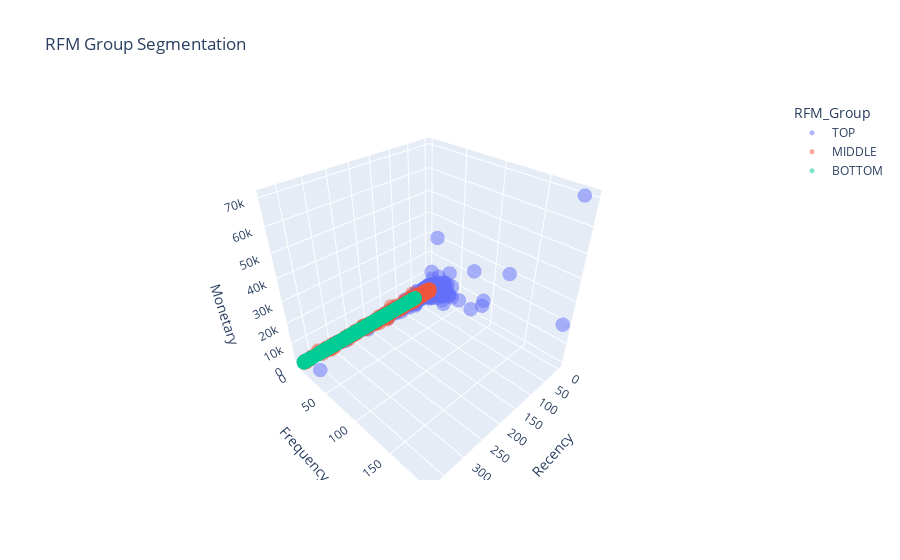

This figure's notebook cell:
### Markdown cell above
- As we see the Top group have the most Monetary Mean value which is the main profit.
- The bottom is the customer almost lost wherer the Recency mean is too high.

### Code cell
fig = px.scatter_3d(df_RFM, x='Recency', y='Frequency', z='Monetary',
                    color = 'RFM_Group', opacity=0.5, title = "RFM Group Segmentation")
fig.update_traces(marker=dict(size=5),
                  
                  selector=dict(mode='markers'))
fig.show()

### Figure 1 — Plotly figure (JSON) as saved in the notebook; plotly's stock layout.template omitted (floating-point values rounded to 4 significant figures; data arrays with more than 128 entries replaced by an {"elided": "..."} marker saying what was removed)
{"data": [{"hovertemplate": "RFM_Group=TOP<br>Recency=%{x}<br>Frequency=%{y}<br>Monetary=%{z}<extra></extra>", "legendgroup": "TOP", "marker": {"color": "#636efa", "opacity": 0.5, "size": 5, "symbol": "circle"}, "mode": "markers", "name": "TOP", "scene": "scene", "showlegend": true, "type": "scatter3d", "x": {"elided": "1583 int values"}, "y": {"elided": "1583 int values"}, "z": {"elided": "1583 float values"}}, {"hovertemplate": "RFM_Group=MIDDLE<br>Recency=%{x}<br>Frequency=%{y}<br>Monetary=%{z}<extra></extra>", "legendgroup": "MIDDLE", "marker": {"color": "#EF553B", "opacity": 0.5, "size": 5, "symbol": "circle"}, "mode": "markers", "name": "MIDDLE", "scene": "scene", "showlegend": true, "type": "scatter3d", "x": {"elided": "1814 int values"}, "y": {"elided": "1814 int values"}, "z": {"elided": "1814 float values"}}, {"hovertemplate": "RFM_Group=BOTTOM<br>Recency=%{x}<br>Frequency=%{y}<br>Monetary=%{z}<extra></extra>", "legendgroup": "BOTTOM", "marker": {"color": "#00cc96", "opacity": 0.5, "size": 5, "symbol": "circle"}, "mode": "markers", "name": "BOTTOM", "scene": "scene", "showlegend": true, "type": "scatter3d", "x": {"elided": "748 int values"}, "y": {"elided": "748 int values"}, "z": {"elided": "748 float values"}}], "layout": {"legend": {"title": {"text": "RFM_Group"}, "tracegroupgap": 0}, "scene": {"domain": {"x": [0, 1], "y": [0, 1]}, "xaxis": {"title": {"text": "Recency"}}, "yaxis": {"title": {"text": "Frequency"}}, "zaxis": {"title": {"text": "Monetary"}}}, "title": {"text": "RFM Group Segmentation"}}}
